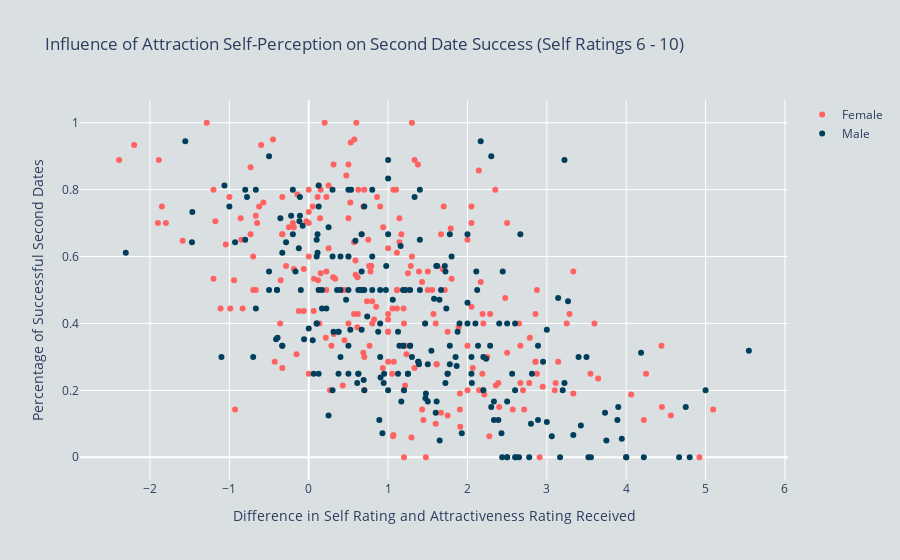

Write notebook code for a chart like this one.
### Code cell
# Running the plot to observe how accurate perception of one's
# own attractiveness affects second date success
start_time = time.time()

# Specify the WHERE clause
custom_where = "attr3_1 > 5"
attr_diff_data = fetch_attr_diff_data(database_path, custom_where)
traces = create_scatter_traces(attr_diff_data, colors)

# Structuring the layout with titles and colours
layout = go.Layout(
    title='Influence of Attraction Self-Perception on Second Date Success (Self Ratings 6 - 10)',
    xaxis=dict(title='Difference in Self Rating and Attractiveness Rating Received'),
    yaxis=dict(title='Percentage of Successful Second Dates'),
    boxmode='group',
    plot_bgcolor='#dadfe1',
    paper_bgcolor='#dadfe1'
)

# Create figure
fig = go.Figure(data=traces, layout=layout)

# Show the plot
fig.show()
          
end_time = round(time.time() - start_time, 4)

print(f'Self-perceived attractiveness plot completed. It took {end_time} seconds.')

### Figure 1 — Plotly figure (JSON) as saved in the notebook; plotly's stock layout.template omitted (floating-point values rounded to 4 significant figures; data arrays with more than 128 entries replaced by an {"elided": "..."} marker saying what was removed)
{"data": [{"marker": {"color": "#ff6361"}, "mode": "markers", "name": "Female", "type": "scatter", "x": {"elided": "243 float values"}, "y": {"elided": "243 float values"}}, {"marker": {"color": "#003f5c"}, "mode": "markers", "name": "Male", "type": "scatter", "x": {"elided": "230 float values"}, "y": {"elided": "230 float values"}}], "layout": {"boxmode": "group", "paper_bgcolor": "#dadfe1", "plot_bgcolor": "#dadfe1", "title": {"text": "Influence of Attraction Self-Perception on Second Date Success (Self Ratings 6 - 10)"}, "xaxis": {"title": {"text": "Difference in Self Rating and Attractiveness Rating Received"}}, "yaxis": {"title": {"text": "Percentage of Successful Second Dates"}}}}
